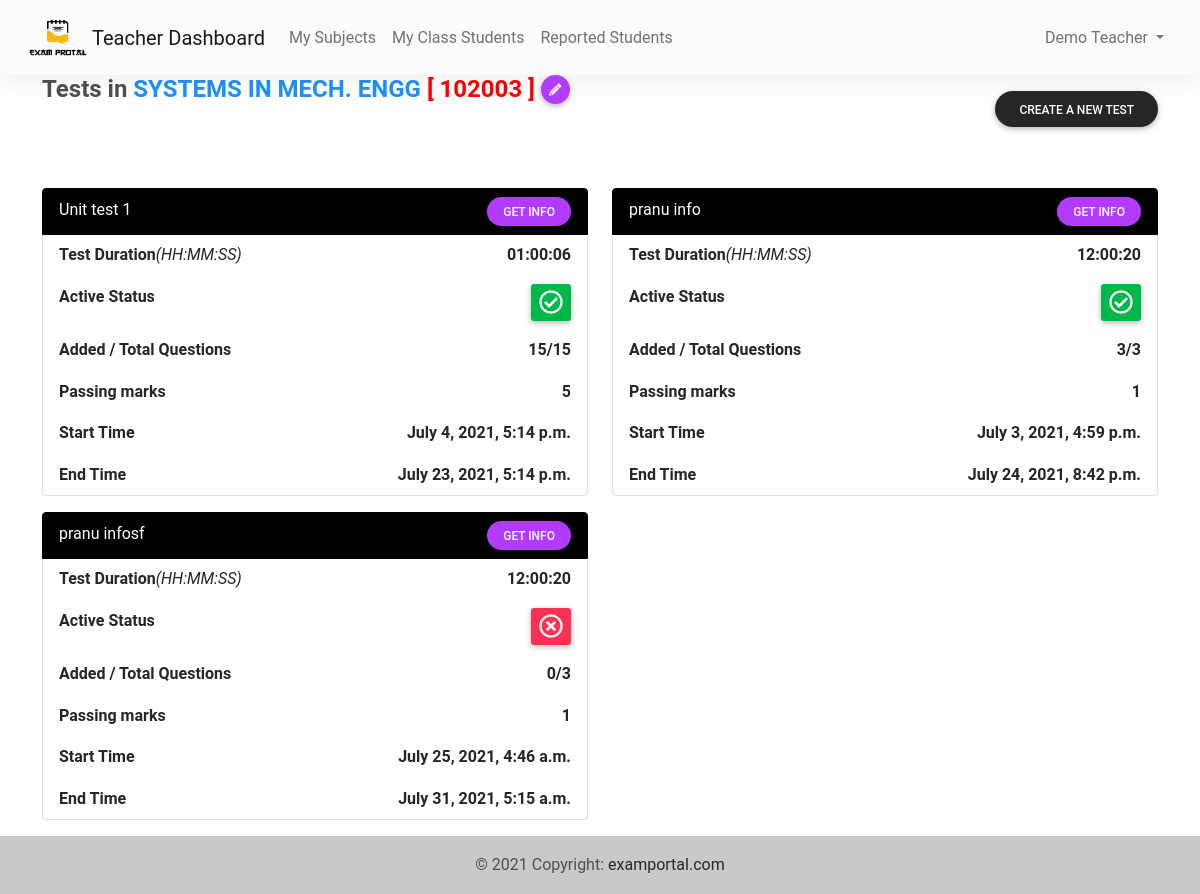
/teachers/subject-detail/2/ (signed in), run on the app's committed database.
### students/models.py (models this page shows, shortened)
class User(AbstractUser):
    is_student = models.BooleanField(default=False)
    is_teacher = models.BooleanField(default=False)
    is_hod = models.BooleanField(default=False)

class Subject(models.Model):
    hod=models.ForeignKey(User,on_delete=models.CASCADE,default=False,null=True)
    subject_name=models.CharField(max_length=300,unique=True,help_text = "Enter Subject Name <b>Do Not Duplicate </b>",)
    subject_code=models.CharField(max_length=10,unique=True,help_text = "Enter Subject Code <b>Given by SPPU</b>",)
    teachers=models.ManyToManyField(User,related_name='subject_teachers',
                            help_text = "Use <b>control + arrow</b> click to select multiple teachers",
                            verbose_name='Select Teachers Want To Include')
    created =models.DateTimeField(auto_now_add=True)
    updated=models.DateTimeField(auto_now=True)
    def __str__(self):
        return self.subject_name

class Test(models.Model):
    teacher=models.ForeignKey(User,on_delete=models.CASCADE,default=False,null=True)
    test_title =models.CharField(max_length=300,help_text = "Title For Your test <b>Not Subject Name</b>")
    exam_start_time=models.DateTimeField(help_text = " <em> YYYY-MM-DD HH-MM-SS (in 24hrs)</em>.")
    exam_end_time=models.DateTimeField(help_text = " <em> YYYY-MM-DD HH-MM-SS (in 24hrs)</em>.")
    duration=models.TimeField(default='01:00:00',help_text = "Please use the following format: <em>HH-MM-SS</em>.")
    make_active=models.BooleanField(default=False,help_text = "Make Exam Active Please Be aware of it!!")
    total_question=models.IntegerField(default=0,help_text = "Total You want to student Answers<brq>")
    passing_marks=models.IntegerField(default=0,
        help_text = "Keep Zero for <b>No Passing Criteria </b> and Less than <b>Max</b> marks")
    subject = models.ForeignKey(Subject,on_delete=models.CASCADE)
    created =models.DateTimeField(auto_now_add=True)
    updated=models.DateTimeField(auto_now=True)
    show_result=models.BooleanField(default=False,help_text = "If you clicked from now student can  seee there result from ther dashboard ")
    def get_total_questions(self):
        return Question.objects.filter(test=self).count()

### teachers/views.py (the view)
    def wrapper_func(request,*args, **kwargs):
        if request.user.is_authenticated:
            if (request.user.is_teacher) or request.user.is_hod:
            	if request.user.is_hod:
            		return view_func(request,*args, **kwargs)
            	else:
            		if get_object_or_404(Teacher, user = request.user).verify:
            			return view_func(request,*args, **kwargs)
            		else:
                		messages.error(request, f"Your account is not verified please contact the HOD for same")
                		return redirect("login")
            else:
            	messages.success(request, f"Your authorized to access this page. Would you like to login to a different account?")
            	return redirect("login")
        else:
         	return redirect("login")

### teachers/views.py (called while the page is built)
def allow_to_teacher_hod(view_func):
    def wrapper_func(request,*args, **kwargs):
        if request.user.is_authenticated:
            if (request.user.is_teacher) or request.user.is_hod:
            	if request.user.is_hod:
            		return view_func(request,*args, **kwargs)
            	else:
            		if get_object_or_404(Teacher, user = request.user).verify:
            			return view_func(request,*args, **kwargs)
            		else:
                		messages.error(request, f"Your account is not verified please contact the HOD for same")
                		return redirect("login")
            else:
            	messages.success(request, f"Your authorized to access this page. Would you like to login to a different account?")
            	return redirect("login")
        else:
         	return redirect("login")
    return wrapper_func

@allow_to_teacher_hod
@login_required
def subject_detail_view(request,pk):
    subject=Subject.objects.get(pk=pk)
    test_in_subject=Test.objects.filter(subject=subject)
    return render(request,'teachers/subject_detail.html',
    			{'subject':subject,'test_in_subject':test_in_subject})

### templates/teachers/subject_detail.html (shortened to what this page needs)
{% extends 'teachers/teachers_base.html' %}
{% load static %}
{% load crispy_forms_tags %}
{% block content %}
<h4 class="h4 fw-bold"> Tests in <span style="color:#1E90FF">{{subject}} </span><span style="color:red">[ {{subject.subject_code}} ] </span>
<a href="{% url 'subject_update' subject.pk %}">
    <button type="button" class="btn btn-secondary btn-sm btn-floating"> <i class="fas fa-pencil-alt "></i></button></a>
<span class="float-right  pt-2">
    <a href="{% url 'test_create' subject.id %}" >
        <button type="button" class="btn btn-dark btn-rounded mt-2 ">Create a new Test</button>
    </a>
</span>
<br>
<br><br>
<div class="row">
{% for test in test_in_subject %}
     <div class="form-group col-md-6 mb-3">
              <ul class="list-group">
                  <li class="list-group-item active" aria-current="true">
                  {{test.test_title}}
                  <a href="{% url 'test_detail' test.id %}">
                        <span class="float-right btn btn-secondary  btn-sm btn-rounded">
                            Get Info
                        </span>
                    </a>
                </li>
                    <li class="list-group-item">
                    <span class="fw-bold float-left">Test Duration</span>
                    <span class="fw-bold float-right"> {{test.duration|date:"h:i:s" }}</span><em> (HH:MM:SS)</em>
                  </li>
                  <li class="list-group-item">
                    <span class="fw-bold float-left">Active Status </span>
                    <span class="fw-bold float-right">
                                                 {% if  test.make_active   %}
                                  <button type="button"  class="btn  btn-success btn-sm px-2">
                                      <i class="far fa-check-circle fa-2x"></i>
                                {% else %}
                                <a>
                                    <button type="button" class="btn  btn-danger btn-sm px-2">
                                      <i class="far fa-times-circle fa-2x"></i></a>
                                {% endif %}
                            </span>
                  </li>
                <li class="list-group-item">
                    <span class="fw-bold float-left">Added / Total Questions </span>
                    <span class="fw-bold float-right">{{test.get_total_questions}}/{{test.total_question}}</span>
                  </li>
                 <li class="list-group-item">
                    <span class="fw-bold float-left">Passing marks </span>
                    <span class="fw-bold float-right">{{test.passing_marks}}</span>
                  </li>
                <li class="list-group-item">
                    <span class="fw-bold float-left">Start Time </span>
                    <span class="fw-bold float-right">{{test.exam_start_time}}</span>
                  </li>
                    <li class="list-group-item">
                    <span class="fw-bold float-left">End Time </span>
                    <span class="fw-bold float-right">{{test.exam_end_time}}</span>
                  </li>
            </ul>
    </div>
    {% empty %}
           <span class="display-4">No test please craete a new test</span>
{% endfor %}
    </div>
 {% endblock content %}

### templates/teachers/teachers_navi.html (shortened to what this page needs)
{% load static %}
<nav class="navbar navbar-expand-lg navbar-light bg-light">
  <div class="container-fluid">
    <a class="navbar-brand" href="{% url 'main_page' %}">
      <img src="{% static 'logo.png' %}" width="60" height="40" class="d-inline-block align-top" alt="">
      {% if user.is_hod %}
          HOD
      {% elif user.is_teacher %}
          Teacher
      {% endif %}
      Dashboard</a>
    <div class="collapse navbar-collapse" id="navbarText">
      <ul class="navbar-nav me-auto mb-2 mb-lg-0">
        {% if user.is_hod %}
                <li class="nav-item">
          <a class="nav-link " aria-current="page" href="{% url 'all_subject' %}">All Subjects</a>
        </li>
          <li class="nav-item">
            <a class="nav-link" href="{% url 'subject_create' %}">Create Subject</a>
          </li>
           <li class="nav-item">
            <a class="nav-link" href="{% url 'all_teacher_details' %}">All Teachers</a>
          </li>
          <li class="nav-item">
            <a class="nav-link" href="{% url 'my_students' %}">All Students</a>
          </li>
        {% elif user.is_teacher %}
                <li class="nav-item">
          <a class="nav-link " aria-current="page" href="{% url 'my_subject' %}">My Subjects</a>
        </li>
          <li class="nav-item">
            <a class="nav-link" href="{% url 'my_students' %}">My Class Students</a>
          </li>
        {% endif %}
                    <li class="nav-item">
            <a class="nav-link" href="{% url 'reported_student_list' %}">Reported Students</a>
          </li>
           {% block navibar %}
        <li class="nav-item">
          <a class="nav-link" href="#"></a>
        </li>
        {% endblock navibar %}
</ul>
      <span class="navbar-text">
        <ul class="navbar-nav me-auto mb-2 mb-lg-0">
            <li class="nav-item dropdown">
              <a class="nav-link dropdown-toggle" href="#" id="navbarDropdown" role="button" data-toggle="dropdown" aria-haspopup="true" aria-expanded="false">
                {{user.get_full_name}}
              </a>
            </li>
      </ul>
      </span>
    </div>
  </div>
</nav>

### templates/teachers/subject_detail.html (style rules this page uses)
.list-group-item.active { z-index: 2; color: #fff; background-color: black; border-color: black; }

### data on the page
User: get_full_name "Demo Teacher"
Subject: subject_name "SYSTEMS IN MECH. ENGG", subject_code "102003"
Test: test_title "Unit test 1", duration "01:00:06", make_active True (drawn), get_total_questions "15", total_question "15", passing_marks "5", exam_start_time "July 4, 2021, 5:14 p.m.", exam_end_time "July 23, 2021, 5:14 p.m."
Test: test_title "pranu info", duration "12:00:20", make_active True (drawn), get_total_questions "3", total_question "3", passing_marks "1", exam_start_time "July 3, 2021, 4:59 p.m.", exam_end_time "July 24, 2021, 8:42 p.m."
Test: test_title "pranu infosf", duration "12:00:20", make_active False (drawn), get_total_questions "0", total_question "3", passing_marks "1", exam_start_time "July 25, 2021, 4:46 a.m.", exam_end_time "July 31, 2021, 5:15 a.m."
